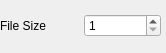
<?xml version="1.0" encoding="UTF-8"?>
<ui version="4.0">
 <class>StdBackupWidget</class>
 <widget class="QWidget" name="StdBackupWidget">
  <property name="geometry">
   <rect>
    <x>0</x>
    <y>0</y>
    <width>166</width>
    <height>53</height>
   </rect>
  </property>
  <property name="sizePolicy">
   <sizepolicy hsizetype="Minimum" vsizetype="Maximum">
    <horstretch>0</horstretch>
    <verstretch>0</verstretch>
   </sizepolicy>
  </property>
  <property name="windowTitle">
   <string>Form</string>
  </property>
  <widget class="QWidget" name="horizontalLayoutWidget">
   <property name="geometry">
    <rect>
     <x>0</x>
     <y>0</y>
     <width>161</width>
     <height>51</height>
    </rect>
   </property>
   <layout class="QHBoxLayout" name="horizontalLayout">
    <item>
     <widget class="QLabel" name="label_11">
      <property name="sizePolicy">
       <sizepolicy hsizetype="Preferred" vsizetype="Minimum">
        <horstretch>0</horstretch>
        <verstretch>0</verstretch>
       </sizepolicy>
      </property>
      <property name="text">
       <string>File Size</string>
      </property>
     </widget>
    </item>
    <item>
     <widget class="QSpinBox" name="StdBFileSize">
      <property name="enabled">
       <bool>true</bool>
      </property>
      <property name="sizePolicy">
       <sizepolicy hsizetype="Minimum" vsizetype="Maximum">
        <horstretch>0</horstretch>
        <verstretch>0</verstretch>
       </sizepolicy>
      </property>
      <property name="wrapping">
       <bool>false</bool>
      </property>
      <property name="frame">
       <bool>true</bool>
      </property>
      <property name="alignment">
       <set>Qt::AlignLeading|Qt::AlignLeft|Qt::AlignVCenter</set>
      </property>
      <property name="readOnly">
       <bool>false</bool>
      </property>
      <property name="accelerated">
       <bool>true</bool>
      </property>
      <property name="keyboardTracking">
       <bool>true</bool>
      </property>
      <property name="minimum">
       <number>1</number>
      </property>
      <property name="maximum">
       <number>4048</number>
      </property>
     </widget>
    </item>
   </layout>
  </widget>
 </widget>
 <resources/>
 <connections/>
</ui>
